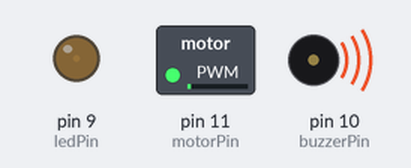
This sketch was run on a simulated Arduino Uno, built with avr-gcc and run on an emulated ATmega328P. Shown: switched loads named in the sketch (green lamp = pin HIGH), output pins drawn as LEDs (lit = HIGH), buzzer (waves = sounding). Pins used as bus, display or sensor lines are not drawn.

Above: at 0.15 s.
At 6.45 s:
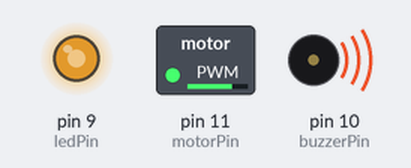
At 17.93 s:
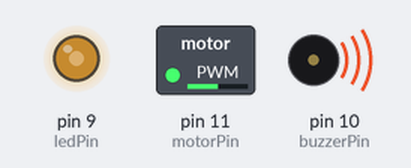
At 25.78 s:
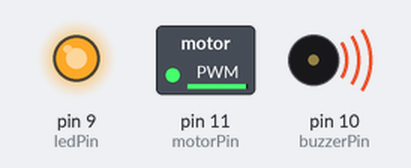
At 39.62 s:
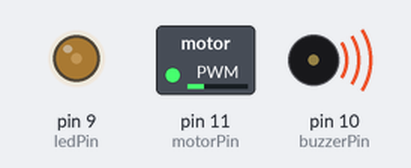
Timing chart, 0 to 40.0 s (numbered marks = the images above):
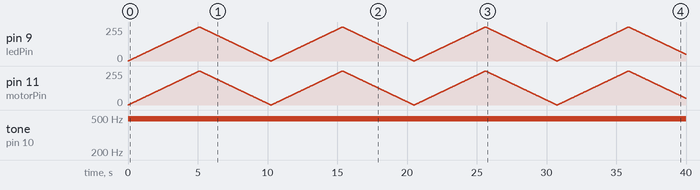

The sketch:

PWM_Control.ino
```cpp
// Experiment: PWM Control
// Board: Arduino Uno
// LED       -> Pin 9
// Buzzer    -> Pin 10
// DC Motor  -> Pin 11 through L293D motor driver

const int ledPin = 9;
const int buzzerPin = 10;
const int motorPin = 11;

void setup()
{
  // Set PWM pins as outputs
  pinMode(ledPin, OUTPUT);
  pinMode(buzzerPin, OUTPUT);
  pinMode(motorPin, OUTPUT);
}

void loop()
{
  // Generate PWM values from 0 to 255
  for (int pwmValue = 0; pwmValue <= 255; pwmValue++)
  {
    // Control LED brightness
    analogWrite(ledPin, pwmValue);

    // Control buzzer drive level
    analogWrite(buzzerPin, pwmValue);

    // Control DC motor speed
    analogWrite(motorPin, pwmValue);

    // Small delay to observe the change
    delay(20);
  }

  // Decrease PWM value from 255 to 0
  for (int pwmValue = 255; pwmValue >= 0; pwmValue--)
  {
    // Control LED brightness
    analogWrite(ledPin, pwmValue);

    // Control buzzer drive level
    analogWrite(buzzerPin, pwmValue);

    // Control DC motor speed
    analogWrite(motorPin, pwmValue);

    delay(20);
  }
}
```

Measured:
- by itself, tone on pin 10 (buzzerPin): silent → 490 Hz at 0.02 s
